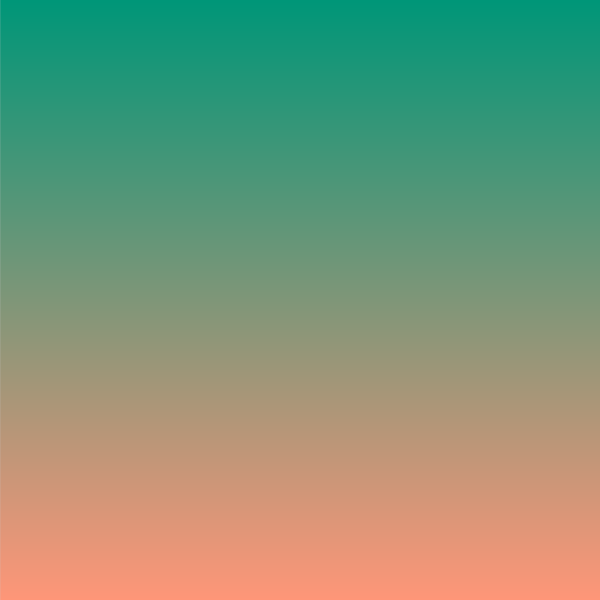
Frame 1 (no input)
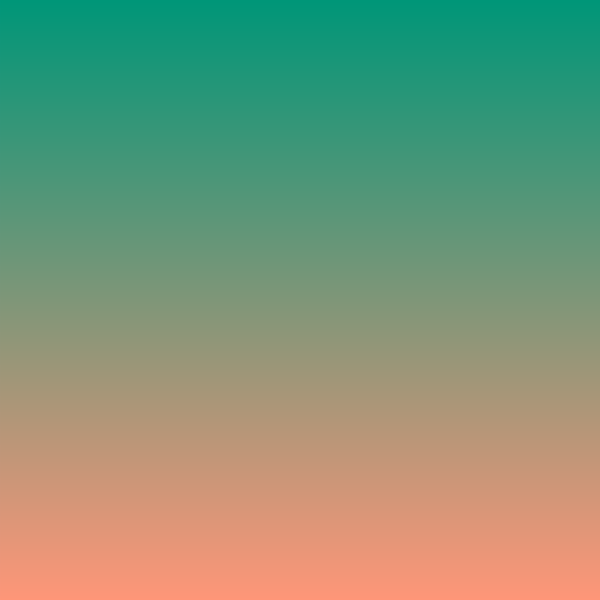
Frame 60 (the mouse pressed at the canvas centre just before this capture)
Frame 120 (the mouse held since frame 60 and released just before this capture): identical to frame 60, image omitted

The Processing sketch that drew these frames (run headless with seeded random() and noise(); from frame 60 on, the mouse is pressed at the canvas centre):

// Processing sketch: gradient
// ── gradient.pde
//makes a gradient 

void setup(){
  for (int i =0; i <10; i++){
    println(i); 
    
  }
  size(600,600);
}

void draw(){
  for(int i =0; i<height; i++){
float r = map(i, 0, height, 0, 255); 
stroke(r, 150, 120); 
    line(0,i,width,i); 
  }
}
